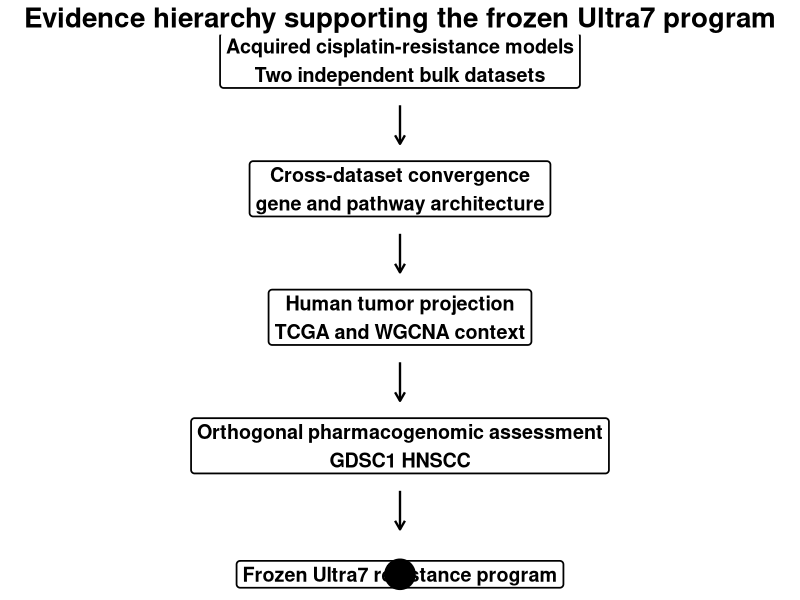
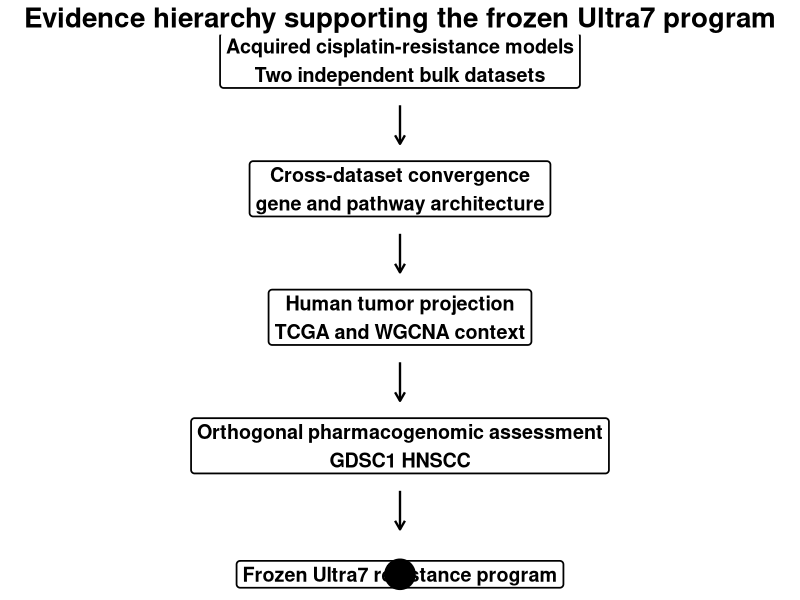

The R source for these figures, in order:
project_root <- normalizePath(Sys.getenv("OSCC_PROJECT_ROOT", unset = getwd()), winslash = "/", mustWork = TRUE)

library(ggplot2)

out_dir <-
file.path(project_root, "Part3_Cisplatin/Figures_FINAL/Figure5")

df <- data.frame(

y = 5:1,

label = c(
"Acquired cisplatin-resistance models\nTwo independent bulk datasets",
"Cross-dataset convergence\ngene and pathway architecture",
"Human tumor projection\nTCGA and WGCNA context",
"Orthogonal pharmacogenomic assessment\nGDSC1 HNSCC",
"Frozen Ultra7 resistance program"
)

)

p <- ggplot(
df,
aes(
x=0,
y=y
)
)+

geom_label(
aes(
label=label
),

size=5,

label.size=0.6,

fill="white",

fontface="bold",

width=0.55

)+

geom_segment(
data=data.frame(
x=0,
xend=0,
y=4.65:1.65,
yend=4.35:1.35
),

aes(
x=x,
xend=xend,
y=y,
yend=yend
),

arrow=
arrow(
length=unit(0.25,"cm")
),

linewidth=0.8
)+

annotate(
"point",
x=0,
y=1,
size=10
)+

theme_void()+

labs(
title=
"Evidence hierarchy supporting the frozen Ultra7 program"
)+

theme(
plot.title=
element_text(
size=20,
face="bold",
hjust=0.5
)
)

ggsave(
file.path(
out_dir,
"Figure5B_Evidence_hierarchy_V2.pdf"
),

p,

width=7,

height=9
)

print(p)
